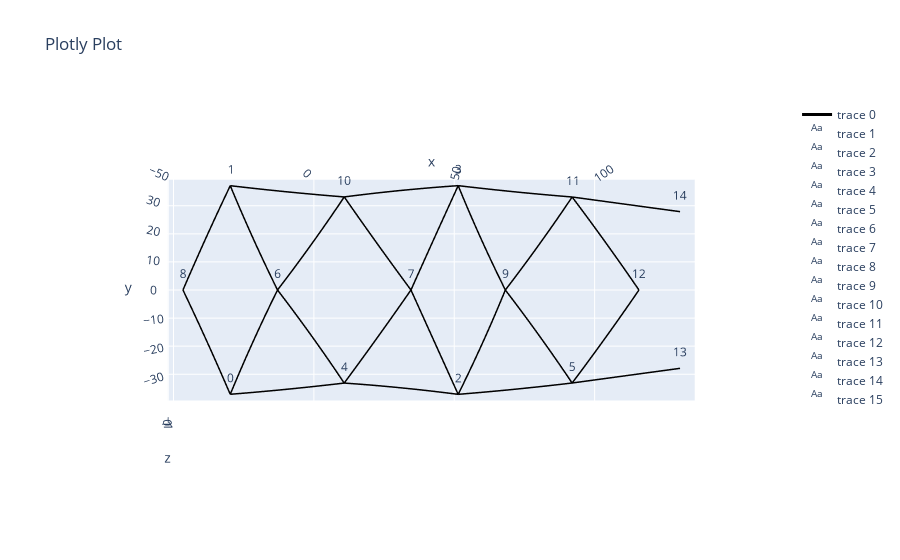

Notebook cell for this chart:
### Markdown cell above
Scale the network and determine arc parameters. In this example almost no scaling needs to be applied, and the "arcs" are effectively straight lines:

### Code cell
reference_point = [0,0,0]                         # The network will be scaler relative to this point
net.scale_vertices(reference_point, net.l_scalar, account_for_leafs = True) # If you don't provide a scalar, it will use network.l_scalar automatically

# # Determine the Radius and Angle of the circle that define the arc of each element
R, th = net.arc_param()
# # for the arc length (net.l1 * net.l_scalar) is used unless specified otherwise, for the cord length (net.l0) is used unless specified otherwise
xyz = net.arc_points()
net.net_plot(color=True, plot_type='arcs', elables=False, vlabels = True)

### Figure 1 — Plotly figure (JSON) as saved in the notebook; plotly's stock layout.template omitted (floating-point values rounded to 4 significant figures; data arrays with more than 128 entries replaced by an {"elided": "..."} marker saying what was removed)
{"data": [{"line": {"color": "black", "width": 3}, "mode": "lines", "type": "scatter3d", "x": {"elided": "264 float values"}, "y": {"elided": "264 float values"}, "z": {"elided": "264 int values"}}, {"mode": "text", "text": ["0"], "type": "scatter3d", "x": [-29.56], "y": [-37.02], "z": [0]}, {"mode": "text", "text": ["1"], "type": "scatter3d", "x": [-29.56], "y": [37.03], "z": [0]}, {"mode": "text", "text": ["2"], "type": "scatter3d", "x": [51.35], "y": [-37.04], "z": [0]}, {"mode": "text", "text": ["3"], "type": "scatter3d", "x": [51.36], "y": [37.04], "z": [0]}, {"mode": "text", "text": ["4"], "type": "scatter3d", "x": [10.9], "y": [-33.04], "z": [0]}, {"mode": "text", "text": ["5"], "type": "scatter3d", "x": [91.81], "y": [-33.02], "z": [0]}, {"mode": "text", "text": ["6"], "type": "scatter3d", "x": [-12.78], "y": [0.002102], "z": [0]}, {"mode": "text", "text": ["7"], "type": "scatter3d", "x": [34.59], "y": [-6.577e-05], "z": [0]}, {"mode": "text", "text": ["8"], "type": "scatter3d", "x": [-46.35], "y": [0.003738], "z": [0]}, {"mode": "text", "text": ["9"], "type": "scatter3d", "x": [68.1], "y": [-0.001653], "z": [0]}, {"mode": "text", "text": ["10"], "type": "scatter3d", "x": [10.9], "y": [33.04], "z": [0]}, {"mode": "text", "text": ["11"], "type": "scatter3d", "x": [91.81], "y": [33.01], "z": [0]}, {"mode": "text", "text": ["12"], "type": "scatter3d", "x": [115.5], "y": [-0.003941], "z": [0]}, {"mode": "text", "text": ["13"], "type": "scatter3d", "x": [130.1], "y": [-27.81], "z": [0]}, {"mode": "text", "text": ["14"], "type": "scatter3d", "x": [130.1], "y": [27.81], "z": [0]}], "layout": {"scene": {"aspectmode": "data", "camera": {"center": {"x": 0, "y": 0, "z": 0}, "eye": {"x": 0, "y": 0, "z": 6.506}, "up": {"x": 0, "y": 1, "z": 0}}}, "title": {"text": "Plotly Plot"}}}
